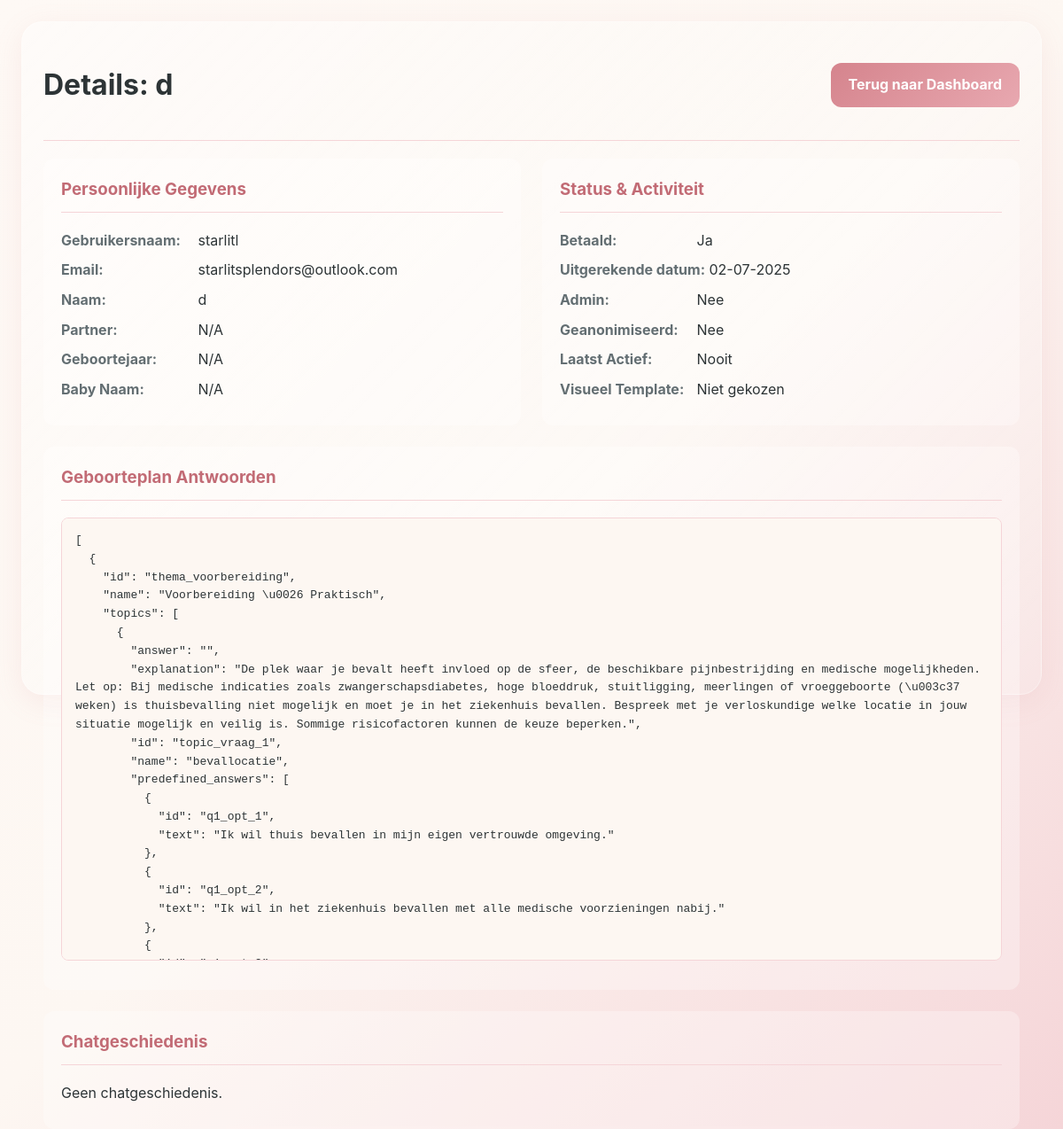
The app's page /admin/user/2 (signed in) with its own data.
### database.py (models this page shows)
class User(db.Model):
    id = db.Column(db.Integer, primary_key=True)
    email = db.Column(db.String(120), unique=True, nullable=True)
    username = db.Column(db.String(80), unique=True, nullable=True)
    password_hash = db.Column(db.String(128), nullable=True)
    woman_name = db.Column(db.String(120), nullable=True)
    partner_name = db.Column(db.String(120), nullable=True)
    woman_dob = db.Column(db.Date, nullable=True)
    due_date = db.Column(db.Date, nullable=False)
    midwifery_practice = db.Column(db.String(120), nullable=True)
    midwifery_phone = db.Column(db.String(20), nullable=True)
    woman_phone = db.Column(db.String(20), nullable=True)
    partner_phone = db.Column(db.String(20), nullable=True)
    baby_name = db.Column(db.String(120), nullable=True)
    baby_name_secret = db.Column(db.Boolean, default=False)
    medical_complications = db.Column(db.Text, nullable=True)
    paid = db.Column(db.Boolean, default=False)
    is_confirmed = db.Column(db.Boolean, nullable=False, default=False) # NIEUW: Voor e-mailverificatie
    is_admin = db.Column(db.Boolean, default=False, nullable=False)
    birth_year = db.Column(db.Integer, nullable=True)  # Voor geanonimiseerde data
    is_anonymized = db.Column(db.Boolean, default=False, nullable=False)
    last_activity = db.Column(db.DateTime, nullable=True)  # Voor 'wie is online'
    last_seen_page = db.Column(db.String(100), nullable=True)  # Voor 'waar is gebruiker'
    birth_plan = db.relationship('BirthPlan', backref='user', uselist=False, cascade="all, delete-orphan")

class BirthPlan(db.Model):
    id = db.Column(db.Integer, primary_key=True)
    user_id = db.Column(db.Integer, db.ForeignKey('user.id'), nullable=False, unique=True)
    _plan_json = db.Column('plan', db.Text, nullable=False)
    _history_json = db.Column('history', db.Text, nullable=False)
    visual_template = db.Column(db.String(80), nullable=True)
    @property
    def plan(self):
        return json.loads(self._plan_json)
    @plan.setter
    def plan(self, value):
        self._plan_json = json.dumps(value)
    @property
    def history(self):
        return json.loads(self._history_json)
    @history.setter
    def history(self, value):
        self._history_json = json.dumps(value)

### app.py (the view)
@app.route("/admin/user/<int:user_id>")
@admin_required
def admin_user_view(user_id):
    user_to_view = User.query.get_or_404(user_id)
    return render_template("admin_user_view.html", user=user_to_view)

### app.py (called while the page is built)
def admin_required(f):
    @wraps(f)
    def wrapper(*args, **kwargs):
        if "user_id" not in session:
            flash("Je moet ingelogd zijn om deze pagina te bekijken.", "error")
            return redirect(url_for("login"))
        user = User.query.get(session["user_id"])
        if not user or not user.is_admin:
            flash("Je hebt geen toegang tot deze pagina.", "error")
            return redirect(url_for("dashboard"))
        return f(*args, **kwargs)
    return wrapper

### templates/admin_user_view.html (shortened to what this page needs)
<!doctype html>
<html lang="nl">
<head>
    <link rel="stylesheet" href="{{ url_for('static', filename='style.css') }}">
</head>
<body>
<main id="layout">
    <div class="container">
        <div class="dashboard-header">
            <h1>Details: {{ user.woman_name or 'Geanonimiseerde Gebruiker' }}</h1>
            <a href="{{ url_for('admin_dashboard') }}" class="submit-btn" style="padding: 10px 20px; font-size: 16px;">Terug naar Dashboard</a>
        </div>
        <div class="details-grid">
            <div class="detail-card">
                <h3>Persoonlijke Gegevens</h3>
                <p><strong>Gebruikersnaam:</strong> {{ user.username or 'N/A' }}</p>
                <p><strong>Email:</strong> {{ user.email or 'N/A' }}</p>
                <p><strong>Naam:</strong> {{ user.woman_name or 'N/A' }}</p>
                <p><strong>Partner:</strong> {{ user.partner_name or 'N/A' }}</p>
                <p><strong>Geboortejaar:</strong> {{ user.birth_year or (user.woman_dob.year if user.woman_dob else 'N/A') }}</p>
                <p><strong>Baby Naam:</strong> {{ user.baby_name or 'N/A' }}</p>
            </div>
            <div class="detail-card">
                <h3>Status & Activiteit</h3>
                <p><strong>Betaald:</strong> {% if user.paid %}Ja{% else %}Nee{% endif %}</p>
                <p><strong>Uitgerekende datum:</strong> {{ user.due_date.strftime('%d-%m-%Y') }}</p>
                <p><strong>Admin:</strong> {% if user.is_admin %}Ja{% else %}Nee{% endif %}</p>
                <p><strong>Geanonimiseerd:</strong> {% if user.is_anonymized %}Ja{% else %}Nee{% endif %}</p>
                <p><strong>Laatst Actief:</strong> {{ user.last_activity.strftime('%d-%m-%Y %H:%M:%S') if user.last_activity else 'Nooit' }}</p>
                <p><strong>Visueel Template:</strong> {{ user.birth_plan.visual_template or 'Niet gekozen' }}</p>
            </div>
        </div>
        <div class="detail-card" style="margin-top: 24px;">
            <h3>Geboorteplan Antwoorden</h3>
            {% if user.birth_plan and user.birth_plan.plan %}
                <pre>{{ user.birth_plan.plan | tojson(indent=2) }}</pre>
            {% else %}
                <p>Nog geen plan ingevuld.</p>
            {% endif %}
        </div>
        <div class="detail-card" style="margin-top: 24px;">
            <h3>Chatgeschiedenis</h3>
            {% if user.birth_plan and user.birth_plan.history %}
                <pre>{{ user.birth_plan.history | tojson(indent=2) }}</pre>
            {% else %}
                <p>Geen chatgeschiedenis.</p>
            {% endif %}
        </div>
    </div>
</main>
</body>
</html>

### static/style.css (style rules this page uses)
:root { --rose:#d5848d;--rose-dark:#c26b75;--rose-light:#e8a8b0;--rose-subtle:#f5d5d8;--peach:#f2c4a8;--cream:#fef9f5;--beige:#fdf7f2;--white:#ffffff;--sage:#9abf9e;--sage-light:#cfe6d0;--orange-light: #fdece3; --orange-dark: #e6a27e; --text:#2d3436;--text-light:#636e72;--text-subtle:#a0a9b8;--shadow-soft:0 8px 32px rgba(213,132,141,.12);--gradient-main:linear-gradient(135deg,var(--cream)0%,var(--beige)50%,var(--rose-subtle)100%);--gradient-glass:linear-gradient(135deg,rgba(255,255,255,.4)0%,rgba(255,255,255,.1)100%);--gradient-rose:linear-gradient(135deg,var(--rose)0%,var(--rose-light)100%) }
html, body { margin: 0; padding: 0; height: 100%; background: var(--gradient-main); }
* { box-sizing:border-box; }
body { font-family:-apple-system,BlinkMacSystemFont,'Segoe UI',Roboto,'Inter',sans-serif;color:var(--text);line-height:1.6;min-height:100vh;background-attachment:fixed;font-weight:400 }
#layout { display:flex;flex-direction:column;gap:16px;padding:16px;max-width:1400px;margin:auto;min-height:100vh }
@media (min-width:1000px) { #layout { flex-direction:row;gap:24px;padding:24px } }
.container { flex:1;min-width:280px;display:flex;flex-direction:column;background:var(--gradient-glass);border-radius:24px;padding:24px;border:1px solid rgba(255,255,255,.3);box-shadow:var(--shadow-soft); height: auto; max-height: 95vh; }
.submit-btn { background: var(--gradient-rose); color: var(--white); font-size: 18px; font-weight: bold; border: none; height: 50px; padding: 0 25px; border-radius: 12px; cursor: pointer; transition: transform 0.2s; text-align: center; text-decoration: none; display: inline-flex; align-items: center; justify-content: center; }
.dashboard-header { display: flex; justify-content: space-between; align-items: center; border-bottom: 1px solid var(--rose-subtle); padding-bottom: 15px; margin-bottom: 20px; }
.submit-btn { margin-left: auto; }

### templates/admin_user_view.html (style rules this page uses)
.details-grid { display: grid; grid-template-columns: repeat(auto-fit, minmax(300px, 1fr)); gap: 24px; }
.detail-card { background: rgba(255,255,255,.3); padding: 20px; border-radius: 12px; }
.detail-card h3 { margin-top: 0; color: var(--rose-dark); border-bottom: 1px solid var(--rose-subtle); padding-bottom: 10px; }
.detail-card p { margin: 8px 0; }
.detail-card strong { color: var(--text-light); min-width: 150px; display: inline-block; }
pre { background-color: var(--beige); border: 1px solid var(--rose-subtle); border-radius: 8px; padding: 15px; white-space: pre-wrap; word-wrap: break-word; font-size: 13px; max-height: 500px; overflow-y: auto; }

### records on screen
User: woman_name "d", username "starlitl", email "starlitsplendors@outlook.com", partner_name "N/A", birth_year+woman_dob "N/A", baby_name "N/A", due_date "02-07-2025", last_activity "Nooit"
BirthPlan: birth_plan "Niet gekozen", birth_plan.plan|tojson "[ { \"id\": \"thema_voorbereiding\", \"name\": \"Voorbereiding \\u0026 Praktisch\", \"topics\": [ { \"answer\": \"\", \"explanation\": \"De plek waar je bevalt heeft invloed op de sfeer, de beschikbare pijnbestrijding en medische mogelijkheden. Let op: Bij medische indicaties zoals zwangerschapsdiabetes, hoge bloeddruk, stuitligging, meerlingen of vroeggeboorte (\\u003c37 weken) is thuisbevalling niet mogelijk en moet je in het ziekenhuis bevallen. Bespreek met je verloskundige welke locatie in jouw situatie mogelijk en veilig is. Sommige risicofactoren kunnen de keuze beperken.\", \"id\": \"topic_vraag_1\", \"name\": \"bevallocatie\", \"predefined_answers\": [ { \"id\": \"q1_opt_1\", \"text\": \"Ik wil thuis bevallen in mijn…"
